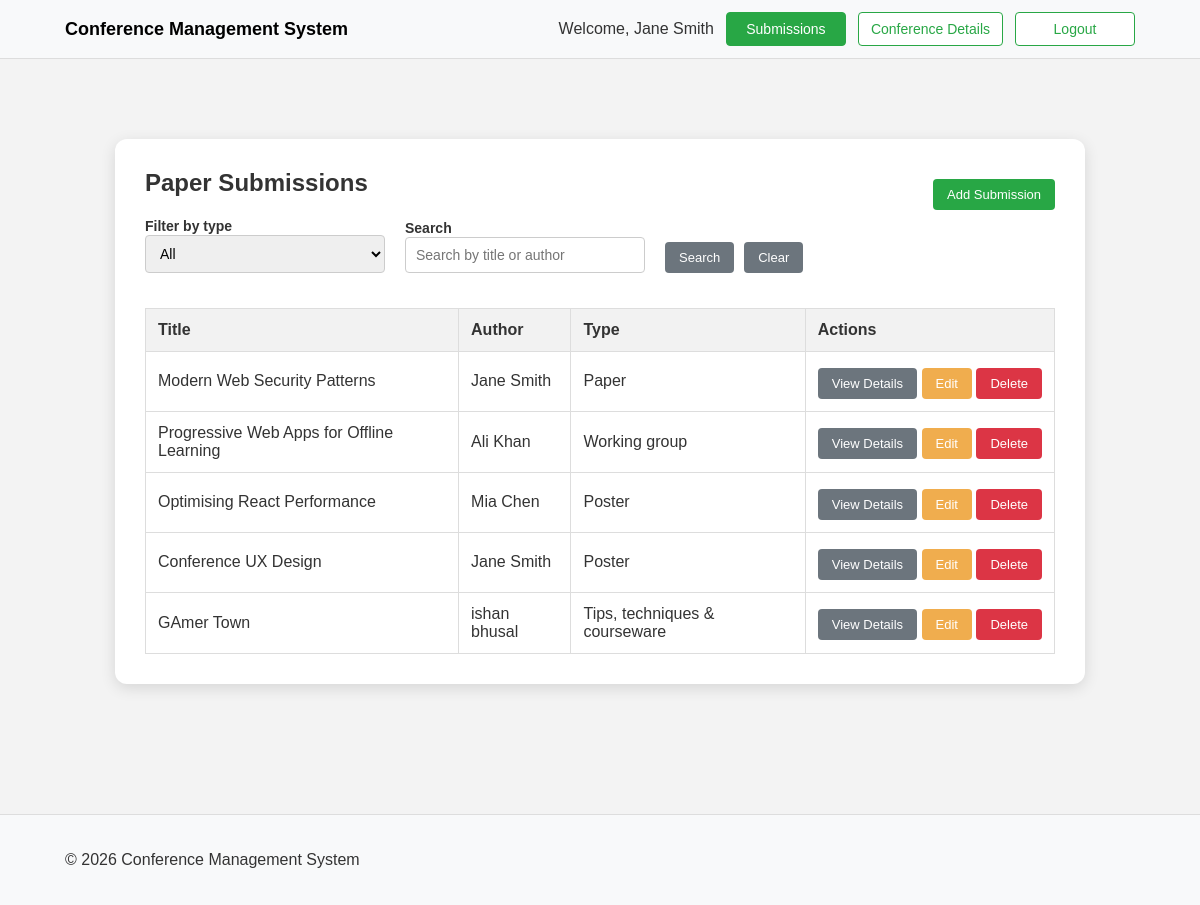
The app's page /submissions.php (signed in) with its own data.
### tables this page shows
CREATE TABLE Submissions (
    id INTEGER PRIMARY KEY AUTOINCREMENT,
    User_id INTEGER NOT NULL,
    title TEXT NOT NULL,
    paper_type TEXT,
    accepted BOOLEAN DEFAULT 0,
    abstract TEXT,
    FOREIGN KEY (User_id) REFERENCES Users(id)
);

CREATE TABLE Users (
    id INTEGER PRIMARY KEY AUTOINCREMENT,
    Name TEXT NOT NULL,
    Email TEXT NOT NULL UNIQUE,
    Password TEXT NOT NULL,
    affiliation TEXT,
    Role TEXT
);

### submissions.php (the view, shortened to what this page needs)
<?php
include('db_conn.php');
$search = trim($_GET['search'] ?? '');
$type = trim($_GET['type'] ?? 'all');
$sql = "
    SELECT
        s.id,
        s.title,
        s.paper_type,
        s.abstract,
        u.Name AS author_name,
        u.Email AS author_email,
        u.affiliation
    FROM Submissions s
    JOIN Users u ON s.User_id = u.id
    WHERE 1 = 1
";
$params = [];
$sql .= " ORDER BY s.id ASC";
$stmt = $pdo->prepare($sql);
$stmt->execute($params);
$submissions = $stmt->fetchAll(PDO::FETCH_ASSOC);
?>
<!DOCTYPE html>
<html lang="en">
<head>
  <link rel="stylesheet" href="styles.css" />
</head>
<body>
  <?php require_once 'nav.php'; ?>
  <main class="content-area">
    <div class="wrapper">
      <div class="details-box">
        <div style="display:flex; justify-content:space-between; align-items:center; gap:16px; flex-wrap:wrap;">
          <h2>Paper Submissions</h2>
          <a href="create_submissions.php" class="success-btn">Add Submission</a>
        </div>
        <form method="get" class="filter-box">
          <div>
            <label for="typeFilter">Filter by type</label><br>
            <select id="typeFilter" name="type">
              <option value="all" <?php if ($type === 'all') echo 'selected'; ?>>All</option>
            </select>
          </div>
          <div>
            <label for="searchInput">Search</label><br>
            <input
              type="text"
              id="searchInput"
              name="search"
              placeholder="Search by title or author"
              value="<?php echo htmlspecialchars($search); ?>"
            />
          </div>
          <div class="filter-buttons">
            <button type="submit" class="secondary-btn">Search</button>
            <a href="submissions.php" class="detailsBtn">Clear</a>
          </div>
        </form>
        <div class="table-wrap">
          <table class="submission-table">
            <thead>
              <tr>
                <th>Title</th>
                <th>Author</th>
                <th>Type</th>
                <th>Actions</th>
              </tr>
            </thead>
            <tbody>
              <?php if (count($submissions) > 0): ?>
                <?php foreach ($submissions as $row): ?>
                  <tr>
                    <td><?php echo htmlspecialchars($row['title']); ?></td>
                    <td><?php echo htmlspecialchars($row['author_name']); ?></td>
                    <td><?php echo htmlspecialchars($row['paper_type']); ?></td>
                    <td class="actions-cell">
                      <a href="details.php?id=<?php echo $row['id']; ?>" class="detailsBtn">View Details</a>
                      <a href="update_submission.php?id=<?php echo $row['id']; ?>" class="warning-btn">Edit</a>
                      <form action="engine.php" method="post" class="delete-form" style="display:inline;">
                        <button type="submit" name="delete_submission" class="danger-btn">Delete</button>
                      </form>
                    </td>
                  </tr>
                <?php endforeach; ?>
              <?php else: ?>
                <tr>
                  <td colspan="4">No matching submissions found.</td>
                </tr>
              <?php endif; ?>
            </tbody>
          </table>
        </div>
      </div>
    </div>
  </main>
  <footer>
    <div class="container footer-row">
      <p>&copy; 2026 Conference Management System</p>
    </div>
  </footer>
</body>
</html>

### styles.css (style rules this page uses)
* { box-sizing: border-box; }
body { margin: 0; font-family: Arial, sans-serif; background-color: #f3f3f3; color: #333; }
a { text-decoration: none; color: inherit; }
.container { max-width: 1100px; margin: auto; padding: 0 15px; display: flex; justify-content: space-between; align-items: center; }
.content-area, .content-area-register { padding-top: 50px; padding-bottom: 50px; }
.wrapper { max-width: 1000px; margin: 30px auto; padding: 0 15px; }
.details-box, .form-box-register, .page-box { background: white; padding: 30px; border-radius: 12px; max-width: 1000px; margin: auto; box-shadow: 0px 4px 15px rgba(0, 0, 0, 0.12); }
h1, h2, h3 { color: #333; margin-top: 0; }
.filter-box { display: flex; gap: 20px; margin-bottom: 20px; flex-wrap: wrap; align-items: end; }
.filter-box label { font-size: 14px; font-weight: bold; }
.filter-box select, .filter-box input[type="text"] { padding: 9px 10px; width: 240px; font-size: 14px; border: 1px solid #ccc; border-radius: 4px; }
.filter-buttons { display: flex; flex-direction: row; gap: 10px; align-items: center; }
.table-wrap { overflow-x: auto; }
.submission-table { width: 100%; border-collapse: collapse; margin-top: 15px; background: #fff; }
.submission-table th, .submission-table td { border: 1px solid #ddd; padding: 12px; text-align: left; vertical-align: middle; }
.submission-table th { background-color: #f2f2f2; font-weight: bold; }
.actions-cell { white-space: nowrap; }
.primary-btn, .secondary-btn, .success-btn, .warning-btn, .danger-btn, .detailsBtn { display: inline-block; padding: 8px 14px; font-size: 13px; border-radius: 4px; cursor: pointer; border: none; text-decoration: none; margin-top: 4px; }
.secondary-btn { background-color: #6c757d; color: white; }
.success-btn { background-color: #28a745; color: white; }
.warning-btn { background-color: #f0ad4e; color: white; }
.danger-btn { background-color: #dc3545; color: white; }
.detailsBtn { background-color: #6c757d; color: white; }
footer { padding: 20px; background-color: #f8f9fa; margin-top: 50px; border-top: 1px solid #ddd; }
.footer-row { width: 100%; text-align: center; }

### records on screen
submissions: title "Modern Web Security Patterns", User.Name "Jane Smith", paper_type "Paper"
submissions: title "Progressive Web Apps for Offline Learning", User.Name "Ali Khan", paper_type "Working group"
submissions: title "Optimising React Performance", User.Name "Mia Chen", paper_type "Poster"
submissions: title "Conference UX Design", User.Name "Jane Smith", paper_type "Poster"
submissions: title "GAmer Town", User.Name "ishan bhusal", paper_type "Tips, techniques & courseware"

### other values on screen
$_SESSION["user_name"] "Jane Smith"
